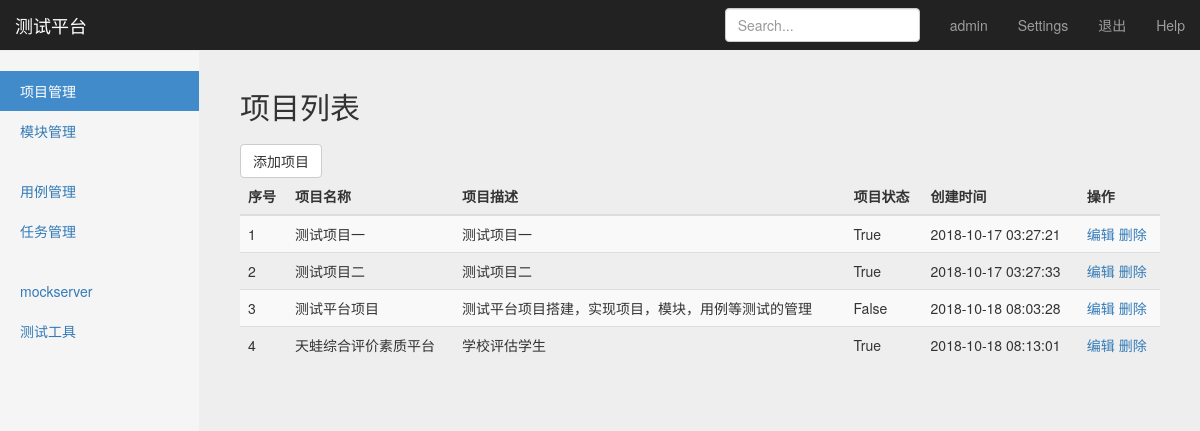
The page /manage/project_manage/ (signed in) on the database as committed earlier.
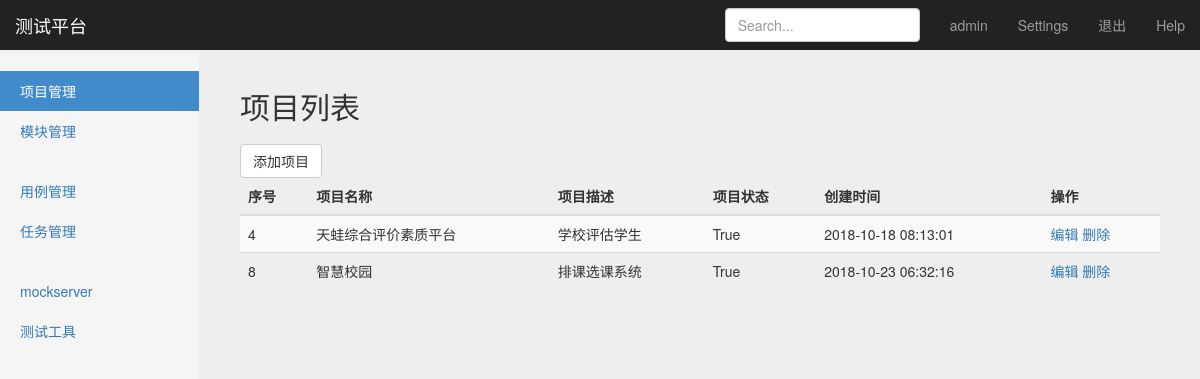
The same page on the database as committed later.
### project_app/models.py (models this page shows, shortened)
class Project(models.Model):
    name = models.CharField("项目名称", blank=False,max_length=1000)
    desc = models.CharField("项目描述",blank=True, max_length=5000)
    status = models.BooleanField("项目状态", default=True)
    create_time = models.DateTimeField("创建时间", auto_now_add=True)

### project_app/views/project_views.py (the view)
# urls.py: path('project_manage/', project_views.project_manage),
@login_required #判断用户是否已经登录，如果未登录，在浏览器中直接输入project_manage的地址，不让访问
def project_manage(request):
    project_list = Project.objects.all()
    username = request.session.get('user1', '')
    return render(request, "project_manage.html", {"user": username, "projects": project_list, "type": 'list'})

### templates/project_manage.html (shortened to what this page needs)
{% extends "base.html" %}
{% block content %}
    <nav class="navbar navbar-inverse navbar-fixed-top">
      <div class="container-fluid">
        <div class="navbar-header">
          <a class="navbar-brand" href="#">测试平台</a>
        </div>
        <div id="navbar" class="navbar-collapse collapse">
          <ul class="nav navbar-nav navbar-right">
            <li><a href="#">{{ user }}</a></li>
            <li><a href="#">Settings</a></li>
            <li><a href="/logout/">退出</a></li>
            <li><a href="#">Help</a></li>
          </ul>
          <form class="navbar-form navbar-right">
            <input type="text" class="form-control" placeholder="Search...">
          </form>
        </div>
      </div>
    </nav>
    <div class="container-fluid">
      <div class="row">
        <div class="col-sm-3 col-md-2 sidebar">
          <ul class="nav nav-sidebar">
            <li class="active"><a href="#" id="project_manage">项目管理</a></li>
              <li><a href="/manage/module_manage/" id="module_manage">模块管理</a></li>
          </ul>
          <ul class="nav nav-sidebar">
            <li><a href="/interface/case_manage/" id="case_manage">用例管理</a></li>
            <li><a href="/interface/task_manage/" id="task_manage">任务管理</a></li>
          </ul>
          <ul class="nav nav-sidebar">
            <li><a href="">mockserver</a></li>
            <li><a href="">测试工具</a></li>
          </ul>
        </div>
        {% if type == 'list' %}
        <div class="col-sm-9 col-sm-offset-3 col-md-10 col-md-offset-2 main">
          <h2 class="sub-header">项目列表</h2>
            <button type="button" class="btn btn-default" id="add_project" onclick="window.location.href='/manage/add_project/'">添加项目</button>
          <div class="table-responsive">
            <table class="table table-striped">
              <thead>
                <tr>
                  <th>序号</th>
                  <th>项目名称</th>
                  <th>项目描述</th>
                  <th>项目状态</th>
                  <th>创建时间</th>
                  <th>操作</th>
                </tr>
              </thead>
              <tbody>
              {% for project in projects %}
              <tr>
                  <td>{{ project.id }}</td>
                  <td id="project_name">{{ project.name }}</td>
                  <td>{{ project.desc }}</td>
                  <td>{{ project.status }}</td>
                  <td>{{ project.create_time | date:"Y-m-d H:i:s" }}</td>
                  <td>
                      <a href="/manage/edit_project/{{ project.id }}/">编辑</a>
                      <a href="/manage/del_project/{{ project.id }}/">删除</a>
                  </td>
              </tr>
              {% endfor %}
              </tbody>
            </table>
          </div>
        </div>
      {% endif %}
    </div>
{% endblock %}

### templates/base.html (shortened to what this page needs)
<!DOCTYPE html>
<html lang="zh-CN">
  <head>
     {% load static %}
     <link rel="stylesheet" type="text/css" href="{% static "css/bootstrap.min.css" %}">
      <link rel="stylesheet" type="text/css" href="{% static "css/signin.css" %}" >
      <link rel="stylesheet" href="{% static "css/dashboard.css" %}" >
  </head>
<body>
{% block content %}
{% endblock %}
</body>
</html>

### static/css/signin.css (style rules this page uses)
body { padding-top: 40px; padding-bottom: 40px; background-color: #eee; }

### static/css/dashboard.css (style rules this page uses)
body { padding-top: 50px; }
.sub-header { padding-bottom: 10px; border-bottom: 1px solid #eee; }
.navbar-fixed-top { border: 0; }
.sidebar { display: none; }
@media (min-width: 768px) { .sidebar { position: fixed; top: 51px; bottom: 0; left: 0; z-index: 1000; display: block; padding: 20px; overflow-x: hidden; overflow-y: auto; background-color: #f5f5f5; border-right: 1px solid #eee; } }
.nav-sidebar { margin-right: -21px; margin-bottom: 20px; margin-left: -20px; }
.nav-sidebar > li > a { padding-right: 20px; padding-left: 20px; }
.nav-sidebar > .active > a, .nav-sidebar > .active > a:hover, .nav-sidebar > .active > a:focus { color: #fff; background-color: #428bca; }
.main { padding: 20px; }
@media (min-width: 768px) { .main { padding-right: 40px; padding-left: 40px; } }

Rows that differ between the two databases and show on the page:
removed Project: id "1", name "测试项目一", desc "测试项目一", status "True", create_time "2018-10-17 03:27:21"
removed Project: id "2", name "测试项目二", desc "测试项目二", status "True", create_time "2018-10-17 03:27:33"
removed Project: id "3", name "测试平台项目", desc "测试平台项目搭建，实现项目，模块，用例等测试的管理", status "False", create_time "2018-10-18 08:03:28"
added Project: id "8", name "智慧校园", desc "排课选课系统", status "True", create_time "2018-10-23 06:32:16"
